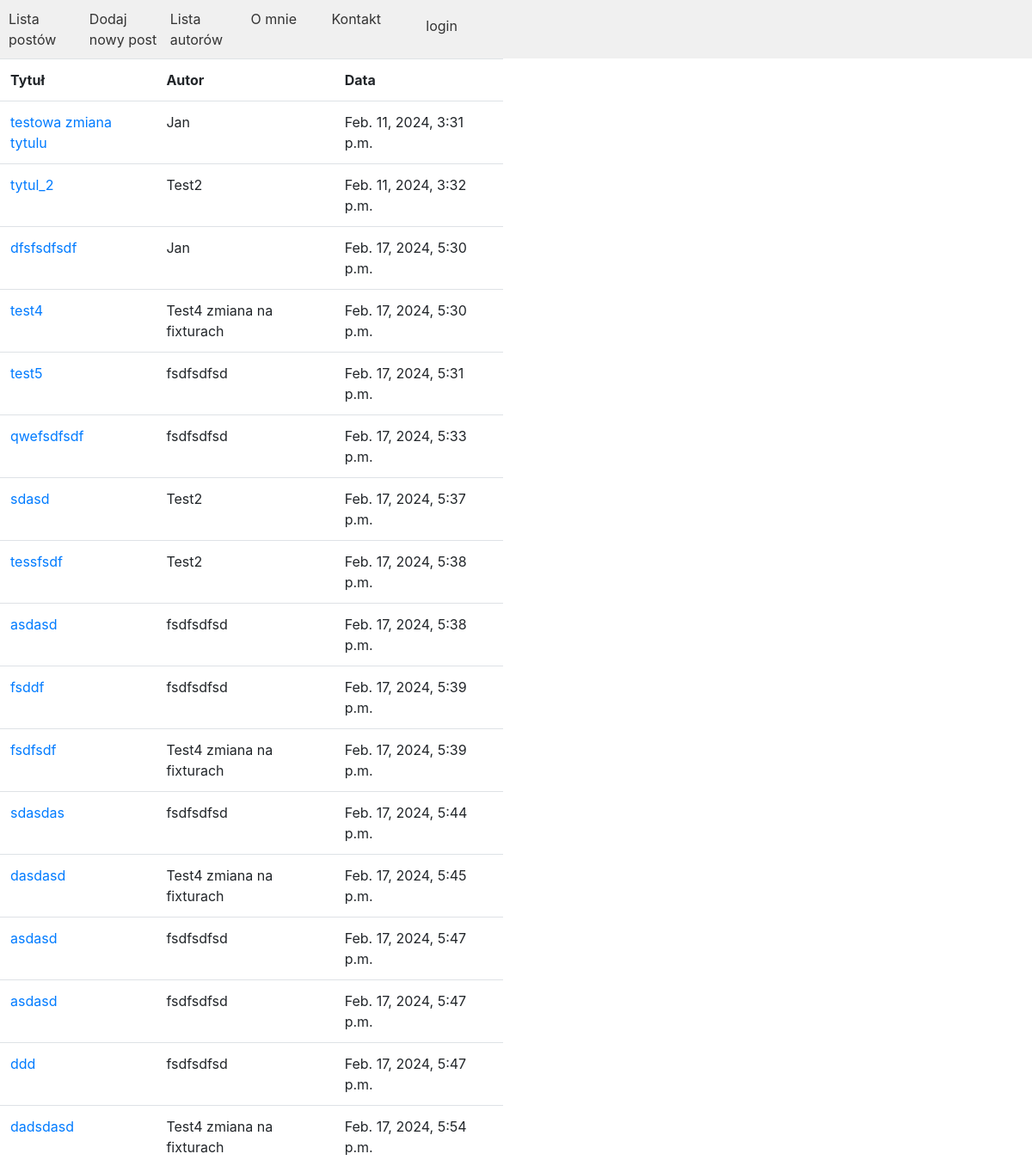
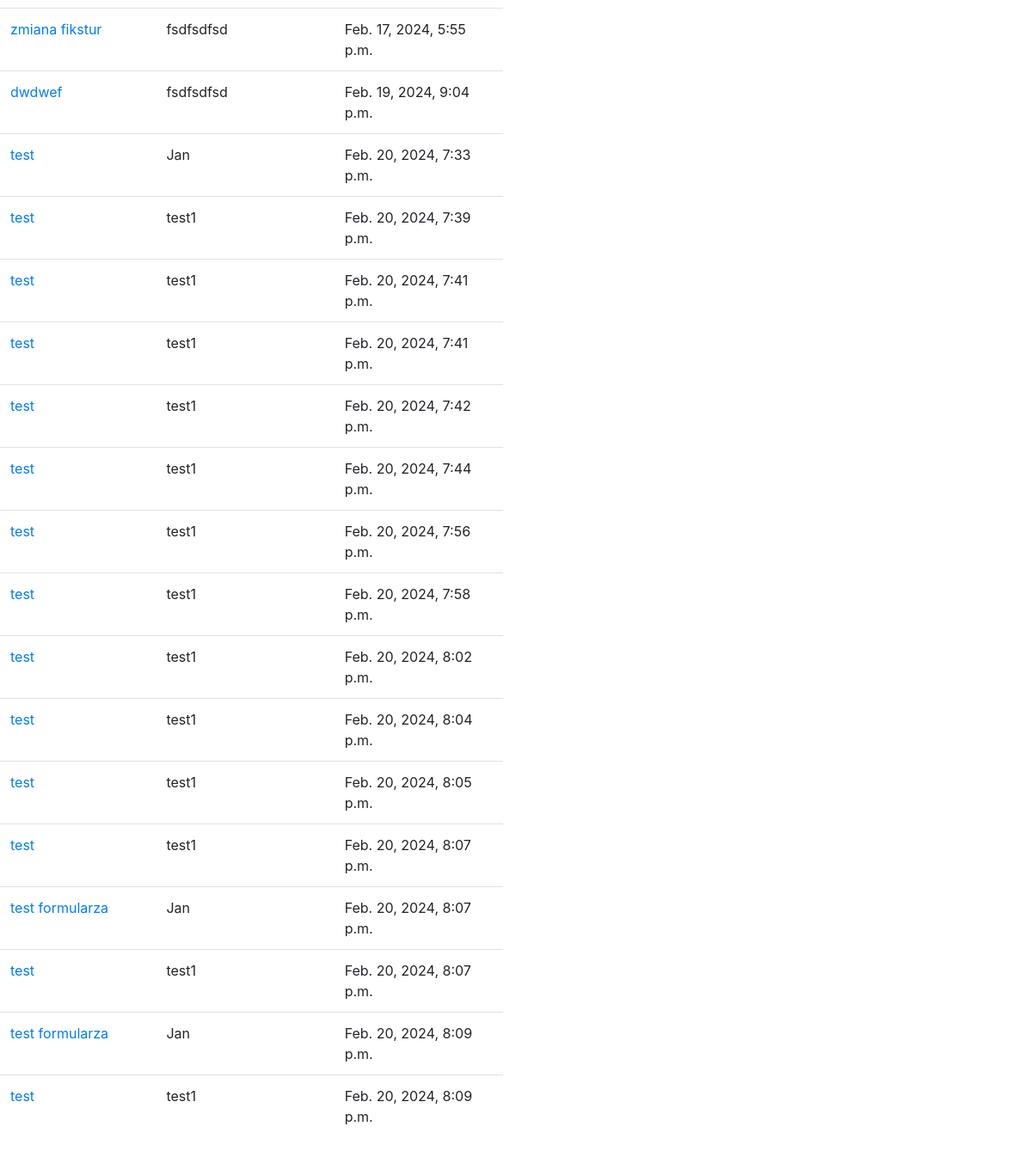
The page /list/ on the database as committed earlier (2 pictures, top to bottom).
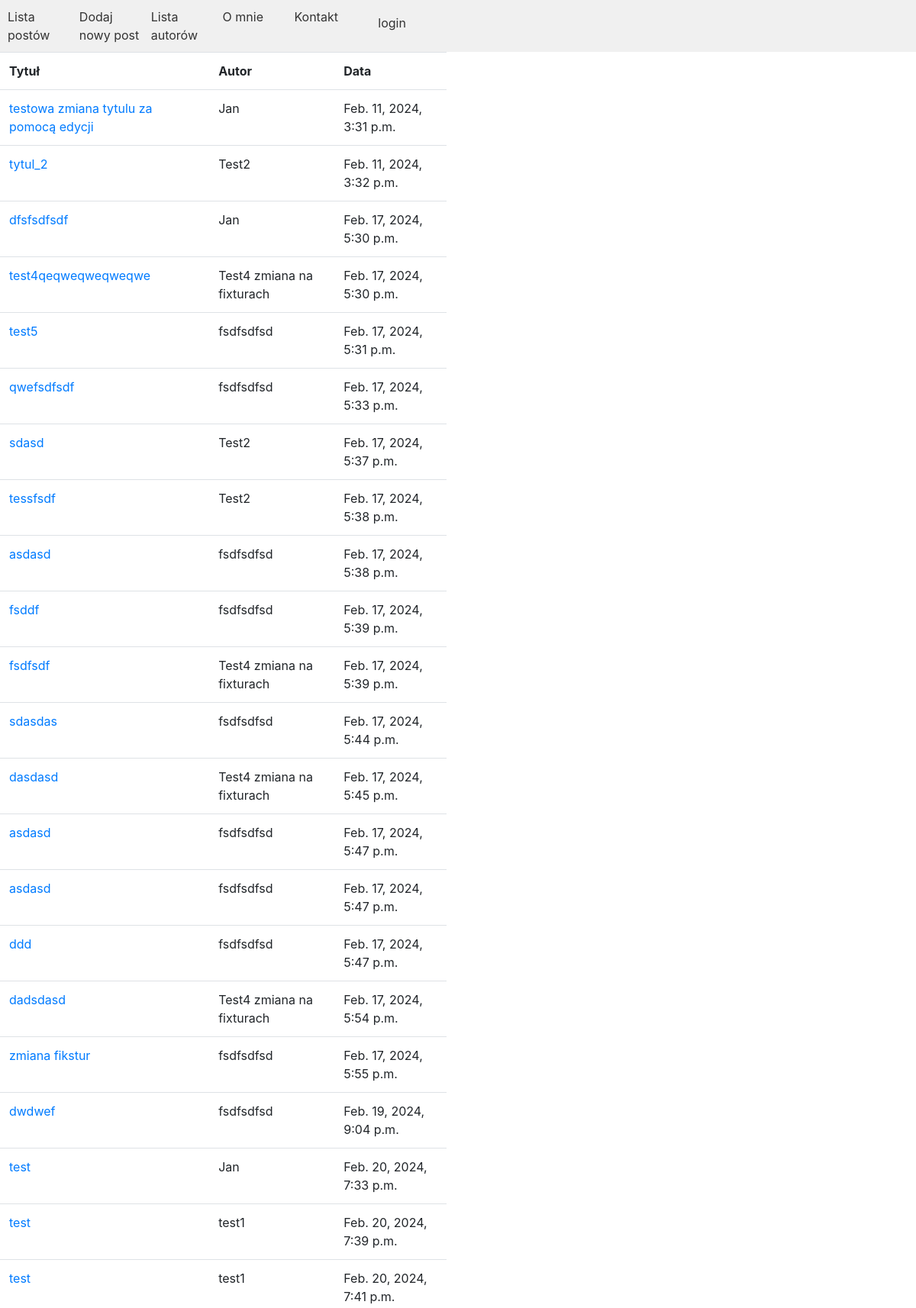
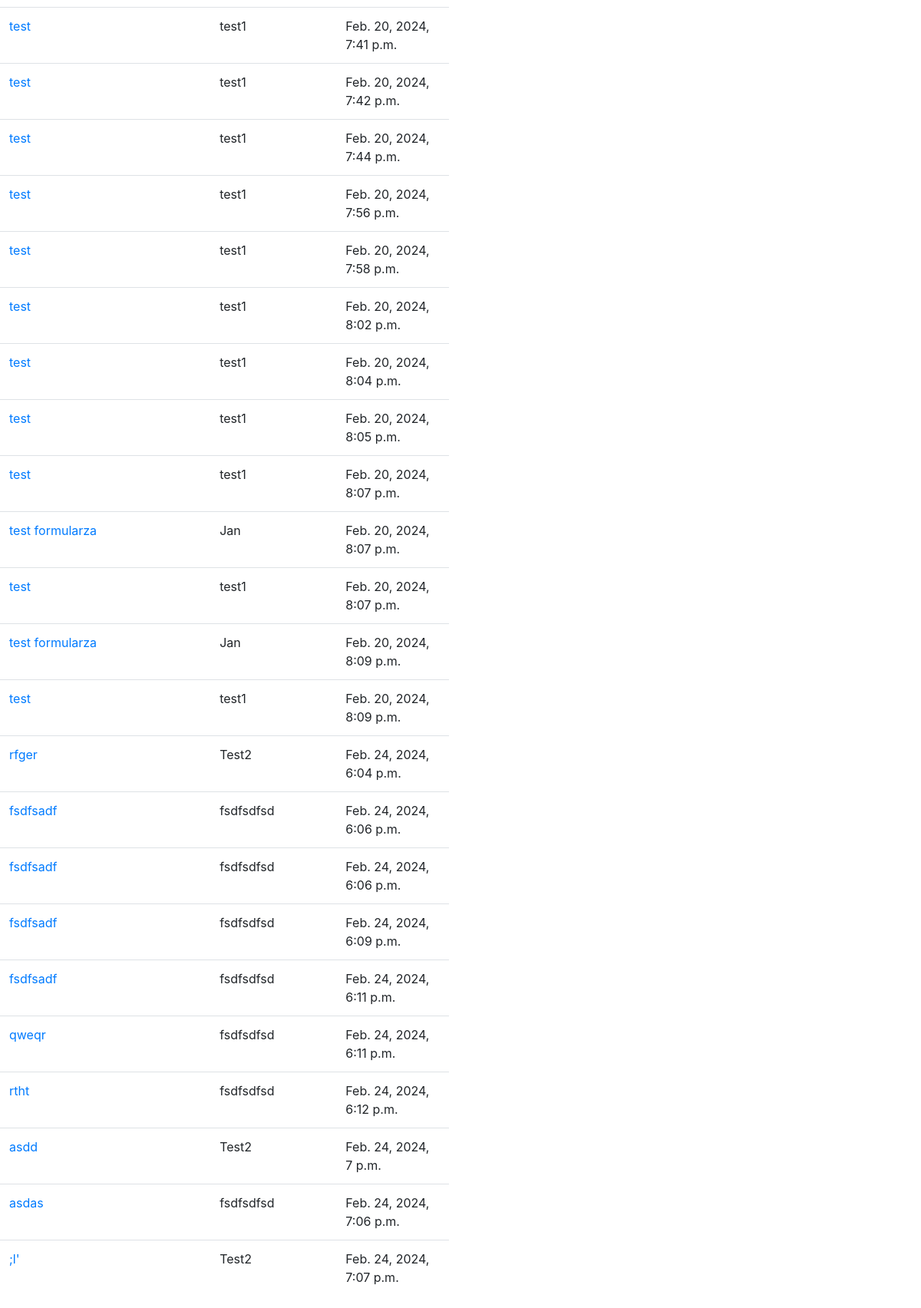
The same page on the database as committed later (2 pictures, top to bottom).
### posts/models.py (models this page shows, shortened)
class Post(models.Model):
    title = models.CharField(max_length=50)
    content = models.TextField()
    created = models.DateTimeField(auto_now_add=True)
    modified = models.DateTimeField(auto_now=True)
    image = models.ImageField(upload_to='photos/%Y/%m/%d')
    tags = models.ManyToManyField("posts.Tag")
    author = models.ForeignKey(
        'posts.Author',
        on_delete=models.CASCADE
    )

class Author(models.Model):
    nick = models.CharField(max_length=50)
    email = models.EmailField()
    bio = models.TextField(null=True)

### posts/templates/posts/posts_list.html (shortened to what this page needs)
{% extends "main.html" %}
{% load bootstrap4 %}
{% block content %}
   <div class="row">
       <div class="col-6">
           <table class="table">
           <tr>
               <th>Tytuł</th>
               <th>Autor</th>
               <th>Data</th>
           </tr>
               {% for p in post_list %}
                   <tr>
                       <td><a href="{% url "posts:post" p.id %}">{{ p.title }}</a></td>
                       <td>{{ p.author.nick }}</td>
                       <td>{{ p.created }}</td>
                   </tr>
               {% endfor %}
           </table>
       </div>
       <div class="col-6">
       </div>
   </div>
{% endblock %}

Rows that differ between the two databases and show on the page:
changed Post: title "testowa zmiana tytulu" → "testowa zmiana tytulu za pomocą edycji"
changed Post: title "test4" → "test4qeqweqweqweqwe"
added Post: title "rfger", author.nick "Test2", created "Feb. 24, 2024, 6:04 p.m."
added Post: title "fsdfsadf", author.nick "fsdfsdfsd", created "Feb. 24, 2024, 6:06 p.m."
added Post: title "fsdfsadf", author.nick "fsdfsdfsd", created "Feb. 24, 2024, 6:06 p.m."
added Post: title "fsdfsadf", author.nick "fsdfsdfsd", created "Feb. 24, 2024, 6:09 p.m."
added Post: title "fsdfsadf", author.nick "fsdfsdfsd", created "Feb. 24, 2024, 6:11 p.m."
added Post: title "qweqr", author.nick "fsdfsdfsd", created "Feb. 24, 2024, 6:11 p.m."
added Post: title "rtht", author.nick "fsdfsdfsd", created "Feb. 24, 2024, 6:12 p.m."
added Post: title "asdd", author.nick "Test2", created "Feb. 24, 2024, 7 p.m."
added Post: title "asdas", author.nick "fsdfsdfsd", created "Feb. 24, 2024, 7:06 p.m."
added Post: title ";l'", author.nick "Test2", created "Feb. 24, 2024, 7:07 p.m."
